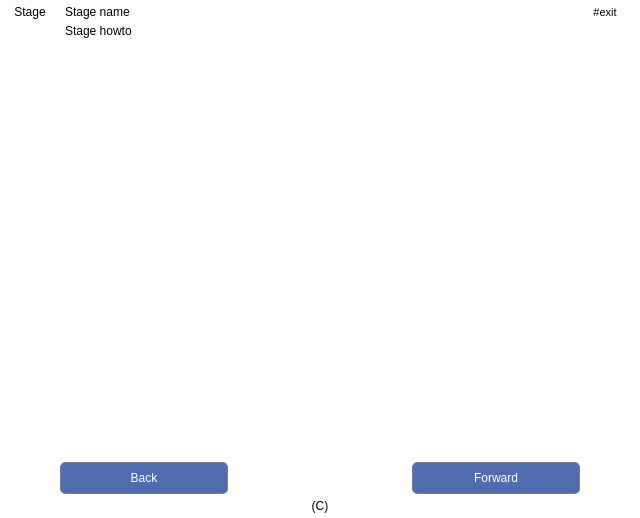
<?xml version="1.0" encoding="UTF-8"?>
<ui version="4.0">
 <class>WizardFrame</class>
 <widget class="QWidget" name="WizardFrame">
  <property name="geometry">
   <rect>
    <x>0</x>
    <y>0</y>
    <width>640</width>
    <height>518</height>
   </rect>
  </property>
  <property name="styleSheet">
   <string notr="true">QWidget
{
	background-color: white;
}

QFrame
{
	border: 0px;
}

QPushButton
{
	border: 1px solid gray;
	border-radius: 5px;
	padding: 8px;
	color: white;
	background-color: rgba(80, 107, 176);
}

QPushButton:disabled
{
	color: gray;
	background-color: lightgray;
}

QPushButton:pressed 
{
	background-color: rgba(98, 141, 191);
}

QPushButton#btnExit 
{
	color: black;
	padding: 0px;
	border: none; 
	background-color: none;
	width: 70;
}

QLabel#lbStageName, QLabel#lbStage
{
	font: 75 12pt &quot;Trebuchet MS&quot;;
	padding: 0px;
}

QLineEdit 
{
	padding: 8;
	border: 2px solid rgba(160, 175, 211);
	border-radius: 10px;
}

QLineEdit:disabled {
	color: #808080;
	background-color: #d3d3d3;
	border: 2px solid #a6a6a6;
}

QLabel:disabled {
	color: #808080;
}

</string>
  </property>
  <layout class="QVBoxLayout" name="verticalLayout">
   <property name="spacing">
    <number>5</number>
   </property>
   <property name="leftMargin">
    <number>0</number>
   </property>
   <property name="topMargin">
    <number>5</number>
   </property>
   <property name="rightMargin">
    <number>0</number>
   </property>
   <property name="bottomMargin">
    <number>5</number>
   </property>
   <item>
    <layout class="QGridLayout" name="gridLayout">
     <property name="rightMargin">
      <number>0</number>
     </property>
     <item row="0" column="0" rowspan="2">
      <widget class="QLabel" name="lbStage">
       <property name="sizePolicy">
        <sizepolicy hsizetype="Preferred" vsizetype="Preferred">
         <horstretch>0</horstretch>
         <verstretch>0</verstretch>
        </sizepolicy>
       </property>
       <property name="maximumSize">
        <size>
         <width>60</width>
         <height>16777215</height>
        </size>
       </property>
       <property name="text">
        <string notr="true">Stage</string>
       </property>
       <property name="alignment">
        <set>Qt::AlignHCenter|Qt::AlignTop</set>
       </property>
      </widget>
     </item>
     <item row="0" column="1">
      <widget class="QLabel" name="lbStageName">
       <property name="sizePolicy">
        <sizepolicy hsizetype="Minimum" vsizetype="Maximum">
         <horstretch>0</horstretch>
         <verstretch>0</verstretch>
        </sizepolicy>
       </property>
       <property name="text">
        <string notr="true">Stage name</string>
       </property>
      </widget>
     </item>
     <item row="1" column="1">
      <widget class="QLabel" name="lbStageHowto">
       <property name="sizePolicy">
        <sizepolicy hsizetype="Minimum" vsizetype="Maximum">
         <horstretch>0</horstretch>
         <verstretch>0</verstretch>
        </sizepolicy>
       </property>
       <property name="text">
        <string notr="true">Stage howto</string>
       </property>
       <property name="wordWrap">
        <bool>true</bool>
       </property>
      </widget>
     </item>
     <item row="0" column="2">
      <widget class="QPushButton" name="btnExit">
       <property name="sizePolicy">
        <sizepolicy hsizetype="Maximum" vsizetype="Preferred">
         <horstretch>0</horstretch>
         <verstretch>0</verstretch>
        </sizepolicy>
       </property>
       <property name="font">
        <font>
         <pointsize>8</pointsize>
        </font>
       </property>
       <property name="layoutDirection">
        <enum>Qt::RightToLeft</enum>
       </property>
       <property name="text">
        <string>#exit</string>
       </property>
       <property name="icon">
        <iconset resource="../GUI/Resources/Resources.qrc">
         <normaloff>:/Images/button_close.png</normaloff>:/Images/button_close.png</iconset>
       </property>
      </widget>
     </item>
    </layout>
   </item>
   <item>
    <widget class="QWidget" name="wPage" native="true">
     <property name="sizePolicy">
      <sizepolicy hsizetype="Minimum" vsizetype="Expanding">
       <horstretch>0</horstretch>
       <verstretch>0</verstretch>
      </sizepolicy>
     </property>
    </widget>
   </item>
   <item>
    <widget class="QWidget" name="wButtonBar" native="true">
     <property name="styleSheet">
      <string notr="true">QPushButton
{
	border: 1px solid gray;
	border-radius: 5px;
	padding: 8px;
	color: white;
	background-color: rgba(80, 107, 176);
	width: 150px;
}

QPushButton:disabled
{
	color: gray;
	background-color: lightgray;
}

QPushButton:pressed 
{
	background-color: rgba(98, 141, 191);
}</string>
     </property>
     <layout class="QHBoxLayout" name="horizontalLayout_2">
      <property name="leftMargin">
       <number>60</number>
      </property>
      <property name="topMargin">
       <number>0</number>
      </property>
      <property name="rightMargin">
       <number>60</number>
      </property>
      <property name="bottomMargin">
       <number>0</number>
      </property>
      <item>
       <widget class="QPushButton" name="btnBack">
        <property name="text">
         <string notr="true">Back</string>
        </property>
       </widget>
      </item>
      <item>
       <spacer name="horizontalSpacer_2">
        <property name="orientation">
         <enum>Qt::Horizontal</enum>
        </property>
        <property name="sizeHint" stdset="0">
         <size>
          <width>40</width>
          <height>20</height>
         </size>
        </property>
       </spacer>
      </item>
      <item>
       <widget class="QPushButton" name="btnForward">
        <property name="text">
         <string notr="true">Forward</string>
        </property>
       </widget>
      </item>
     </layout>
    </widget>
   </item>
   <item>
    <widget class="QLabel" name="lbStatus">
     <property name="sizePolicy">
      <sizepolicy hsizetype="Preferred" vsizetype="Maximum">
       <horstretch>0</horstretch>
       <verstretch>0</verstretch>
      </sizepolicy>
     </property>
     <property name="text">
      <string notr="true">(C)</string>
     </property>
     <property name="alignment">
      <set>Qt::AlignCenter</set>
     </property>
    </widget>
   </item>
  </layout>
 </widget>
 <resources>
  <include location="../GUI/Resources/Resources.qrc"/>
 </resources>
 <connections/>
</ui>
